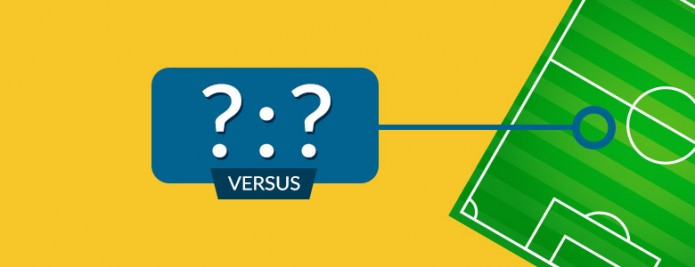
#> input picture images/pred.jpg, 695 x 267 px
$ python -i predict.py   (imports and definitions only)
#> lines starting #> are read from the running program, lines starting #| are printed output that depends on the picture
import numpy as np
import pandas as pd
import requests
from bs4 import BeautifulSoup
from lightgbm import LGBMRegressor
from sklearn.model_selection import GridSearchCV
from sklearn.model_selection import train_test_split, cross_val_score
from sklearn.metrics import mean_squared_error
import matplotlib.pyplot as plt
import seaborn as sns
from warnings import filterwarnings
# [3 lines not run here, left out]


# [1 line that did not run here, left out]
# [1 line that did not run here, left out]
# [1 line that did not run here, left out]
# [1 line that did not run here, left out]

list1 = []
# [19 lines not run here, left out]

list2 = []
# [19 lines not run here, left out]

column_names = ["LEAGUE", "MINUTES", "TEAM_1_NAME", "TEAM_2_NAME", "SCORE", "TOTAL_CORNER", "HALFTIME_CORNER",
                "TOTAL_ATTACKS", "HALFTIME_ATTACKS", "TOTAL_SHOTS", "HALFTIME_SHOTS"]
df = pd.DataFrame(list1)
df2 = pd.DataFrame(list2)
# [1 line that did not run here, left out]
# [1 line that did not run here, left out]
# [1 line that did not run here, left out]
# [1 line that did not run here, left out]
# [1 line that did not run here, left out]
# [1 line that did not run here, left out]

# [1 line that did not run here, left out]

list3 = []
# [3 lines not run here, left out]
df3 = pd.DataFrame(list3, columns=column_names)

df_final = pd.concat([df, df3], ignore_index=True)

def data_col_pre(dataframe):
    dataframe = dataframe.replace("", "0-0")
    dataframe = dataframe.replace(" ", "0-0")
    dataframe.replace(np.nan, 0, inplace=True)

    dataframe["LEAGUE"] = dataframe["LEAGUE"].str.replace('\n', '')
    dataframe['HALFTIME_CORNER'] = dataframe['HALFTIME_CORNER'].str.replace('(', '').str.replace(')', '')
    dataframe[['HALFTIME_CORNER_TEAM_1', 'HALFTIME_CORNER_TEAM_2']] = dataframe["HALFTIME_CORNER"].str.split("-",
                                                                                                             expand=True)
    dataframe[['SCORE_TEAM_1', 'SCORE_TEAM_2']] = dataframe["SCORE"].str.split("-", expand=True)
    dataframe[['TOTAL_CORNER_TEAM_1', 'TOTAL_CORNER_TEAM_2']] = dataframe["TOTAL_CORNER"].str.split("-", expand=True)
    dataframe[['TOTAL_ATTACKS_TEAM_1', 'TOTAL_ATTACKS_TEAM_2']] = dataframe["TOTAL_ATTACKS"].str.split("-", expand=True)
    dataframe[['HALFTIME_ATTACKS_TEAM_1', 'HALFTIME_ATTACKS_TEAM_2']] = dataframe["HALFTIME_ATTACKS"].str.split("-",
                                                                                                                expand=True)
    dataframe[['TOTAL_SHOTS_TEAM_1', 'TOTAL_SHOTS_TEAM_2']] = dataframe["TOTAL_SHOTS"].str.split("-", expand=True)
    dataframe[['HALFTIME_SHOTS_TEAM_1', 'HALFTIME_SHOTS_TEAM_2']] = dataframe["HALFTIME_SHOTS"].str.split("-",
                                                                                                          expand=True)
    dataframe.replace(np.nan, 0, inplace=True)
    dataframe = dataframe.replace(" ", value=0)
    dataframe = dataframe.replace("Half", value=45)
    dataframe = dataframe.replace("", value=0)

    drop_list = ["SCORE", "TOTAL_CORNER", "HALFTIME_CORNER", "TOTAL_ATTACKS", "HALFTIME_ATTACKS", "TOTAL_SHOTS",
                 "HALFTIME_SHOTS"]
    dataframe.drop(drop_list, axis=1, inplace=True)

    non_int_list = ["LEAGUE", "TEAM_1_NAME", "TEAM_2_NAME"]
    for i in [col for col in dataframe.columns if col not in non_int_list]:
        dataframe[i] = dataframe[i].astype("int")

    dataframe = dataframe[
        ["LEAGUE", "TEAM_1_NAME", "SCORE_TEAM_1", "SCORE_TEAM_2", "TEAM_2_NAME", "TOTAL_CORNER_TEAM_1",
         "TOTAL_CORNER_TEAM_2",
         "TOTAL_ATTACKS_TEAM_1", "TOTAL_ATTACKS_TEAM_2", "TOTAL_SHOTS_TEAM_1", "TOTAL_SHOTS_TEAM_2",
         "HALFTIME_CORNER_TEAM_1",
         "HALFTIME_CORNER_TEAM_2", "HALFTIME_ATTACKS_TEAM_1", "HALFTIME_ATTACKS_TEAM_2",
         "HALFTIME_SHOTS_TEAM_1", "HALFTIME_SHOTS_TEAM_2"]]
    dataframe["TOTAL_SCORE"] = dataframe["SCORE_TEAM_1"] + dataframe["SCORE_TEAM_2"]
    return dataframe

# [1 line that did not run here, left out]

# [1 line that did not run here, left out]

# [4 lines not run here, left out]

for_x_drop_list  = ["LEAGUE","TOTAL_SCORE","TEAM_1_NAME","TEAM_2_NAME","SCORE_TEAM_1","SCORE_TEAM_2"]

# [1 line that did not run here, left out]
# [1 line that did not run here, left out]


# [1 line that did not run here, left out]

# [1 line that did not run here, left out]

# [1 line that did not run here, left out]

# [1 line that did not run here, left out]

# [1 line that did not run here, left out]
# [1 line that did not run here, left out]

# [1 line that did not run here, left out]

# [2 lines not run here, left out]

iterations = 5
lr = []
sf = []
nl = []
md = []

# [5 lines not run here, left out]

lgbm_grid = {"learning_rate":lr,"boosting_type":["gbdt","dart","goss"],"objective":["regression"],
             "metric":["rmse"],"sub_feature":sf,"num_leaves":nl,"max_depth": md }

# [1 line that did not run here, left out]
# [1 line that did not run here, left out]

# [1 line not run here, left out]

# [1 line that did not run here, left out]
# [1 line that did not run here, left out]


# [1 line not run here, left out]


# [9 lines that did not run here, left out]


# [1 line not run here, left out]


# [1 line that did not run here, left out]
# [1 line that did not run here, left out]

# [1 line that did not run here, left out]
# [1 line that did not run here, left out]

# [1 line that did not run here, left out]
# [1 line that did not run here, left out]

# [1 line that did not run here, left out]
# [1 line that did not run here, left out]
# [1 line that did not run here, left out]

# [1 line not run here, left out]

>>> import cv2
>>> picture = cv2.imread('images/pred.jpg', cv2.IMREAD_GRAYSCALE)
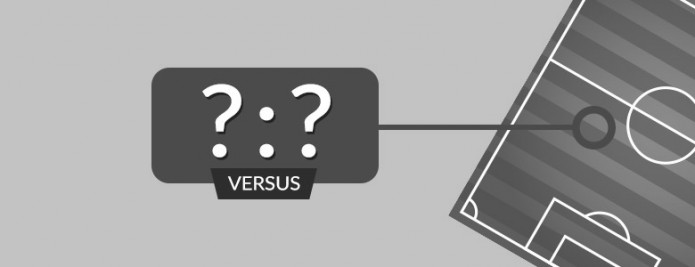
#> picture: shape (267, 695); min 18, max 255, mean 156.2
#> (the run stopped early here; a loop or call above may not have finished)
